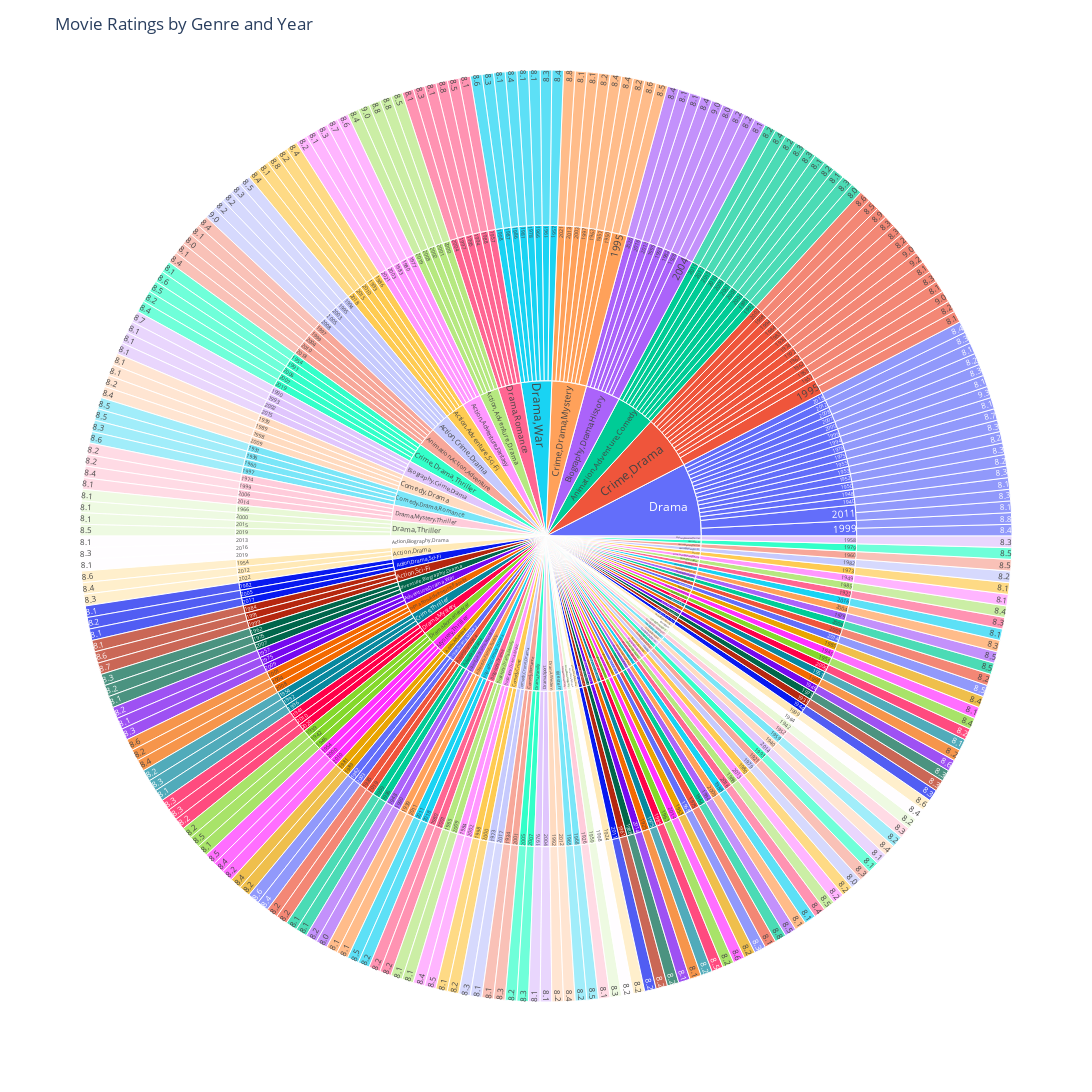

This figure's notebook cell:
### Markdown cell above
## using sunburst for [genre,year,rating]

### Code cell
grouped_df = df.groupby(['genre', 'year', 'rating']).size().reset_index(name='count')
fig = px.sunburst(grouped_df, path=['genre', 'year', 'rating'], values='count')
fig.update_layout(title='Movie Ratings by Genre and Year', height = 1200, width = 1200)
fig.show()

### Figure 1 — Plotly figure (JSON) as saved in the notebook; plotly's stock layout.template omitted (floating-point values rounded to 4 significant figures; data arrays with more than 128 entries replaced by an {"elided": "..."} marker saying what was removed)
{"data": [{"branchvalues": "total", "domain": {"x": [0, 1], "y": [0, 1]}, "hovertemplate": "labels=%{label}<br>count=%{value}<br>parent=%{parent}<br>id=%{id}<extra></extra>", "ids": {"elided": "599 str values"}, "labels": {"elided": "599 str values"}, "name": "", "parents": {"elided": "599 str values"}, "type": "sunburst", "values": {"elided": "599 int values"}}], "layout": {"height": 1200, "legend": {"tracegroupgap": 0}, "margin": {"t": 60}, "title": {"text": "Movie Ratings by Genre and Year"}, "width": 1200}}
